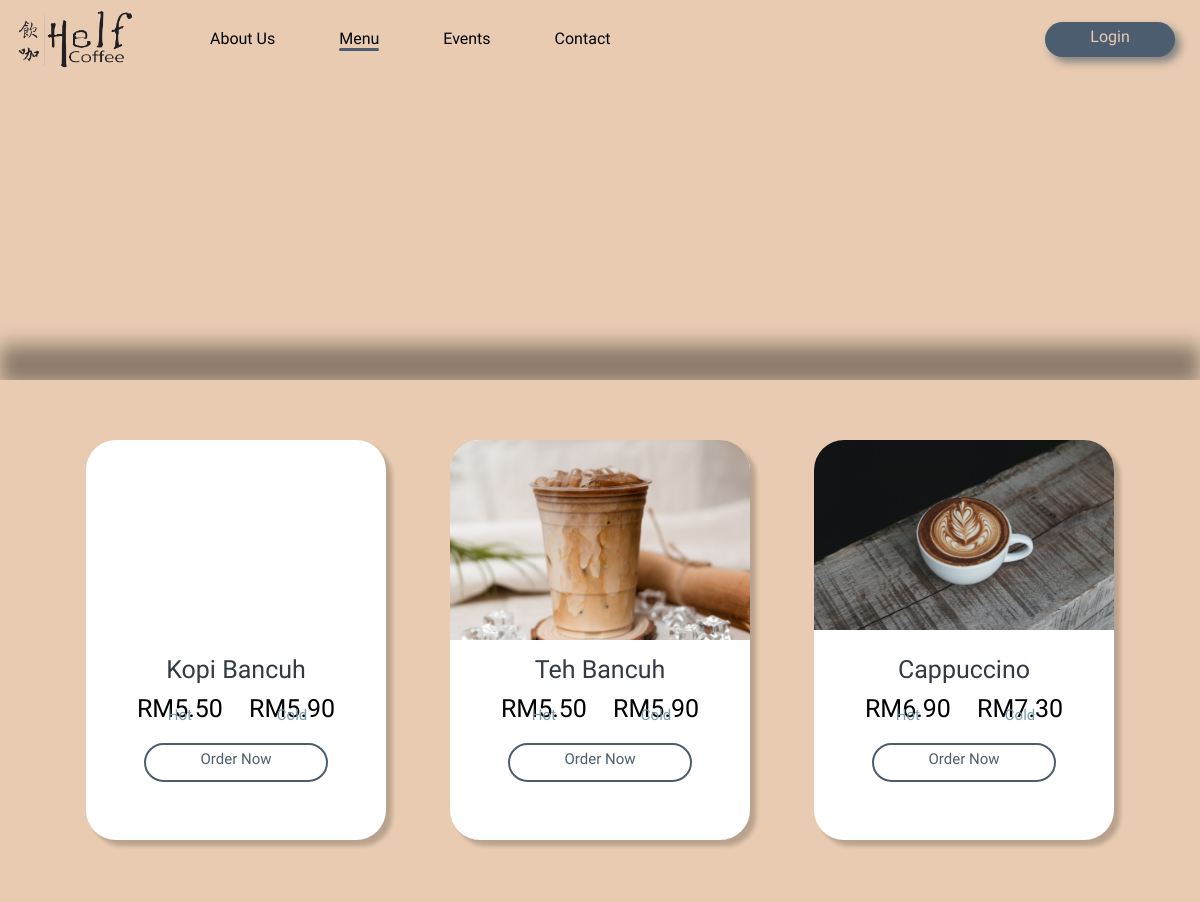
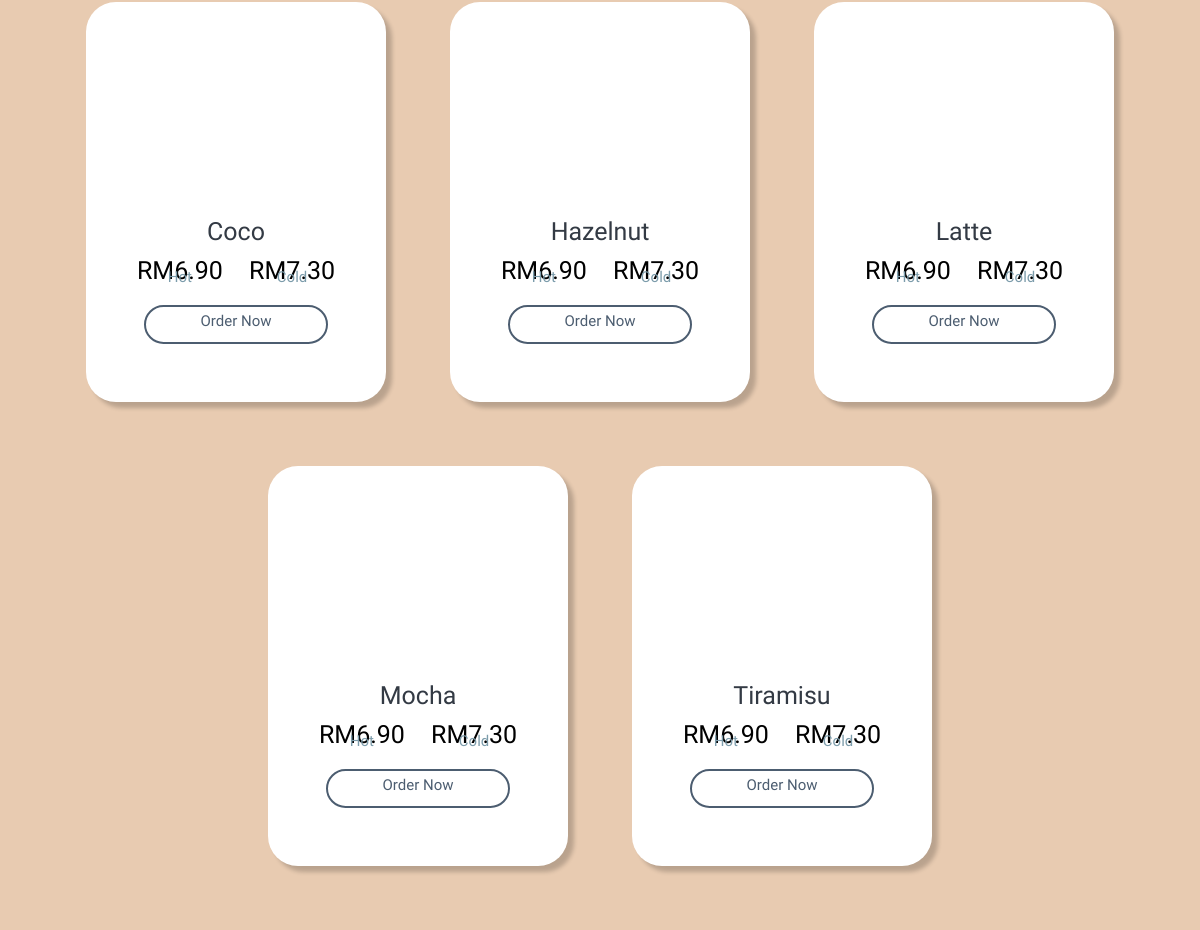
Screenshot of /User/menu_beverages.php with the database file from the repository (2 pictures, top to bottom).
### tables this page shows
CREATE TABLE `product` (
  `product_id` int(11) NOT NULL,
  `product_name` text NOT NULL,
  `price` float NOT NULL,
  `product_type` int(100) NOT NULL,
  `product_desc` text NOT NULL,
  `product_quan` int(100) NOT NULL,
  `product_cal` int(100) NOT NULL,
  `best_seller` tinyint(1) NOT NULL,
  `product_img` varchar(100) NOT NULL,
  `pixel` int(10) NOT NULL
);

### User/menu_beverages.php (the view, shortened to what this page needs)
<?php
    include 'dbConnection.php';
 ?>
<!DOCTYPE html>
<html lang="en">
<head>
    <link rel="stylesheet" href="css/menu_style.css">
    <link rel="stylesheet" href="https://cdnjs.cloudflare.com/ajax/libs/font-awesome/4.7.0/css/font-awesome.min.css">
</head>
<body>
    <div class="nav_bar">
        <div class="logo">
            <a href="index.php"><img src="images/helf_coffee_logo.png" alt="Helf Coffee Logo" style="width: 130px" href="index.php"></a>
        </div>
        <?php if(!isset($_SESSION['logged_in'])) : ?>
        <a href="user_login.php" class="login">Login</a>
        <?php endif ?>
        <nav class="pages">
            <ul>
                <li><a href="#">About Us</a></li>
                <li><a class="active" href="menu_best_seller.php">Menu</a></li>
                <li><a href="events.php">Events</a></li>
                <li><a href="contact_us.php">Contact</a></li>
            </ul>
        </nav>
    </div>
    <div class="menu_bar" id="scroll">
        <div class="blur"></div>
        <ul>
        </ul>
    </div>
    <div class="content_container">
    <div class="item_container">
    <?php
        $sql = $conn->query("SELECT * FROM product WHERE product_type = 3 ORDER by product_id");
        if($sql->num_rows > 0 ){
            while($data=$sql->fetch_assoc()){
        $cold = 0.40;
    ?>
        <div class="item">
            <div class="item_pic">
            <?php
                echo  '<img style="bottom: '.$data['pixel'].'px;" src="'.$data['product_img'].'"/>';
            ?>
            </div>
            <div class="description">
                <div class="item_name"><center><?php echo $data['product_name']?></center></div>
                <div class="price">
                    <div class="price">
                        <center>RM<?php echo number_format($data['price'], 2);?></center>
                        <div class="sub_price"><center>Hot</center></div>
                    </div>
                    <div class="price">
                        <center>RM<?php echo number_format($data['price'] +$cold , 2);?></center>
                        <div class="sub_price"><center>Cold</center></div>
                    </div>
                </div>
                <div class="order_btn" onclick="togglePopup_<?php echo $data['product_id']?>()"><center>Order Now</center></div>
            </div>
        </div>
        <?php
           }
        }
        ?>
    </div>
    </div>
</body>
</html>

### User/css/menu_style.css (style rules this page uses)
body { margin: 0; background-color: #E8CBB1; }
.nav_bar { background-color: #E8CBB1; padding: 5px 10px; font-family: 'Marhey', cursive; height: 70px; }
.logo, .pages { display: inline-block; }
.pages { position: absolute; }
.pages ul li { list-style: none; display: inline-block; text-align: center; margin: 0 30px; padding-top: 8px; }
.pages ul li a { position: relative; text-decoration: none; color: black; width: 0; }
.pages ul li a::after { content: ""; display: block; background-color: #4C5D70; height: 3px; width: 0%; border-radius: 20px; position: absolute; left: 50%; }
.pages ul li .active::after { content: ""; display: block; background-color: #4C5D70; height: 3px; width: 100%; border-radius: 20px; position: absolute; left: 0; }
.login { position: relative; float: right; background-color: #4C5D70; color: #E8CBB1; width: 120px; height: 30px; border-radius: 30px; text-align: center; text-decoration: none; margin: 17px 15px; padding: 5px 5px 0; box-shadow: 5px 5px 8px grey; z-index: 1; }
.login::before { content: ""; display: block; position: absolute; top: 0; bottom: 0; right: 0; left: 0; background-color: #E8CBB1; border-radius: 30px; border: 2px solid #4C5D70; z-index: -1; transform: scaleX(0); transition: transform 0.3s ease-in-out; }
.blur { width: 100%; height: 40px; background-color: rgba(0, 0, 0, 0.4); position: absolute; top: 345px; z-index: 1; filter: blur(10px); }
.content_container { width: 100%; background-color: #E8CBB1; padding: 30px 0px; position: absolute; top: 380px; z-index: 2; }
.item_container { width: 100%; margin: auto; text-align: center; }
.item { display: inline-block; width: 300px; height: 400px; border-radius: 30px; overflow: hidden; background-color: white; box-shadow: 6px 6px 4px rgba(0, 0, 0, 0.2); margin: 30px 30px; font-family: 'Marhey', cursive; font-size: 25px; }
.item_pic { width: 300px; height: 200px; overflow: hidden; }
.item img { width: 300px; position: relative; }
.description { width: 300px; height: 200px; margin-top: 15px; }
.item_name { margin: 5px 0 10px; color: #333A44; }
.price { display: inline-block; margin: 0 10px; }
.sub_price { font-size: 15px; position: relative; bottom: 17px; color: #7C9CAB; }
.order_btn { position: relative; background-color: white; color: #4C5D70; border: 2px solid #4C5D70; width: 180px; height: 30px; border-radius: 30px; font-size: 15px; margin: auto; padding-top: 5px; z-index: 1; }
.order_btn::before { content: ""; display: block; width: 180px; height: 35px; position: absolute; bottom: -1px; left: -1px; background-color: #4C5D70; border-radius: 30px; border: 2px solid #4C5D70; transition: transform 0.3s ease-in-out; transform: scaleX(0); z-index: -1; }

### rows the page displays
product: product_name "Kopi Bancuh", price "5.50", $data['price'] +$cold "5.90"
product: product_img (picture), product_name "Teh Bancuh", price "5.50", $data['price'] +$cold "5.90"
product: product_img (picture), product_name "Cappuccino", price "6.90", $data['price'] +$cold "7.30"
product: product_name "Coco", price "6.90", $data['price'] +$cold "7.30"
product: product_name "Hazelnut", price "6.90", $data['price'] +$cold "7.30"
product: product_name "Latte", price "6.90", $data['price'] +$cold "7.30"
product: product_name "Mocha", price "6.90", $data['price'] +$cold "7.30"
product: product_name "Tiramisu", price "6.90", $data['price'] +$cold "7.30"
